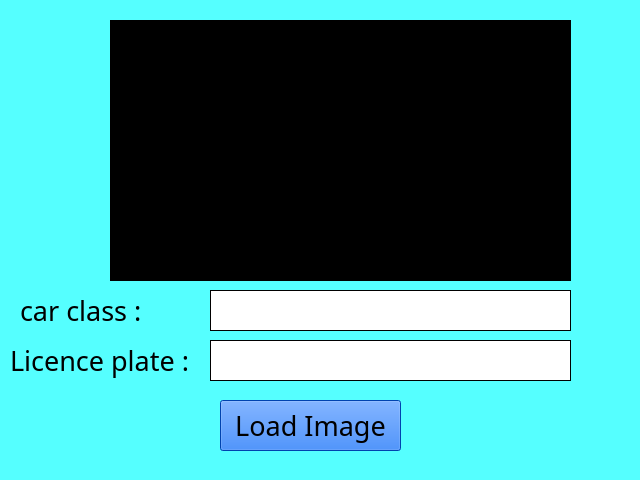
<?xml version="1.0" encoding="UTF-8"?>
<ui version="4.0">
 <class>MainWindow</class>
 <widget class="QMainWindow" name="MainWindow">
  <property name="geometry">
   <rect>
    <x>0</x>
    <y>0</y>
    <width>640</width>
    <height>480</height>
   </rect>
  </property>
  <property name="windowTitle">
   <string>MainWindow</string>
  </property>
  <property name="styleSheet">
   <string notr="true">background-color: rgb(85, 255, 255);</string>
  </property>
  <widget class="QWidget" name="centralwidget">
   <widget class="QLabel" name="image_frame">
    <property name="geometry">
     <rect>
      <x>110</x>
      <y>20</y>
      <width>461</width>
      <height>261</height>
     </rect>
    </property>
    <property name="styleSheet">
     <string notr="true">background-color: rgb(0, 0, 0);</string>
    </property>
    <property name="text">
     <string/>
    </property>
   </widget>
   <widget class="QLabel" name="label">
    <property name="geometry">
     <rect>
      <x>20</x>
      <y>290</y>
      <width>181</width>
      <height>41</height>
     </rect>
    </property>
    <property name="font">
     <font>
      <family>Plantagenet Cherokee</family>
      <pointsize>20</pointsize>
     </font>
    </property>
    <property name="styleSheet">
     <string notr="true">background-color: rgb(85, 255, 255);
color: rgb(0, 0, 0);</string>
    </property>
    <property name="text">
     <string>car class :</string>
    </property>
   </widget>
   <widget class="QLabel" name="car_class">
    <property name="geometry">
     <rect>
      <x>210</x>
      <y>290</y>
      <width>361</width>
      <height>41</height>
     </rect>
    </property>
    <property name="font">
     <font>
      <family>Plantagenet Cherokee</family>
      <pointsize>20</pointsize>
     </font>
    </property>
    <property name="styleSheet">
     <string notr="true">background-color: rgb(85, 255, 255);
background-color: rgb(255, 255, 255);
color: rgb(0, 0, 0);</string>
    </property>
    <property name="frameShape">
     <enum>QFrame::Box</enum>
    </property>
    <property name="text">
     <string/>
    </property>
   </widget>
   <widget class="QLabel" name="label_3">
    <property name="geometry">
     <rect>
      <x>10</x>
      <y>340</y>
      <width>191</width>
      <height>41</height>
     </rect>
    </property>
    <property name="font">
     <font>
      <family>Plantagenet Cherokee</family>
      <pointsize>20</pointsize>
     </font>
    </property>
    <property name="styleSheet">
     <string notr="true">background-color: rgb(85, 255, 255);
color: rgb(0, 0, 0);</string>
    </property>
    <property name="text">
     <string>Licence plate :</string>
    </property>
   </widget>
   <widget class="QLabel" name="licence_plate">
    <property name="geometry">
     <rect>
      <x>210</x>
      <y>340</y>
      <width>361</width>
      <height>41</height>
     </rect>
    </property>
    <property name="font">
     <font>
      <family>Plantagenet Cherokee</family>
      <pointsize>20</pointsize>
     </font>
    </property>
    <property name="styleSheet">
     <string notr="true">background-color: rgb(85, 255, 255);
background-color: rgb(255, 255, 255);
color: rgb(0, 0, 0);</string>
    </property>
    <property name="frameShape">
     <enum>QFrame::Box</enum>
    </property>
    <property name="text">
     <string/>
    </property>
   </widget>
   <widget class="QPushButton" name="load_image">
    <property name="geometry">
     <rect>
      <x>220</x>
      <y>400</y>
      <width>181</width>
      <height>51</height>
     </rect>
    </property>
    <property name="font">
     <font>
      <family>Plantagenet Cherokee</family>
      <pointsize>20</pointsize>
     </font>
    </property>
    <property name="focusPolicy">
     <enum>Qt::NoFocus</enum>
    </property>
    <property name="styleSheet">
     <string notr="true">background-color: rgb(0, 94, 245);</string>
    </property>
    <property name="text">
     <string>Load Image</string>
    </property>
   </widget>
  </widget>
  <widget class="QStatusBar" name="statusbar"/>
 </widget>
 <resources/>
 <connections/>
</ui>
